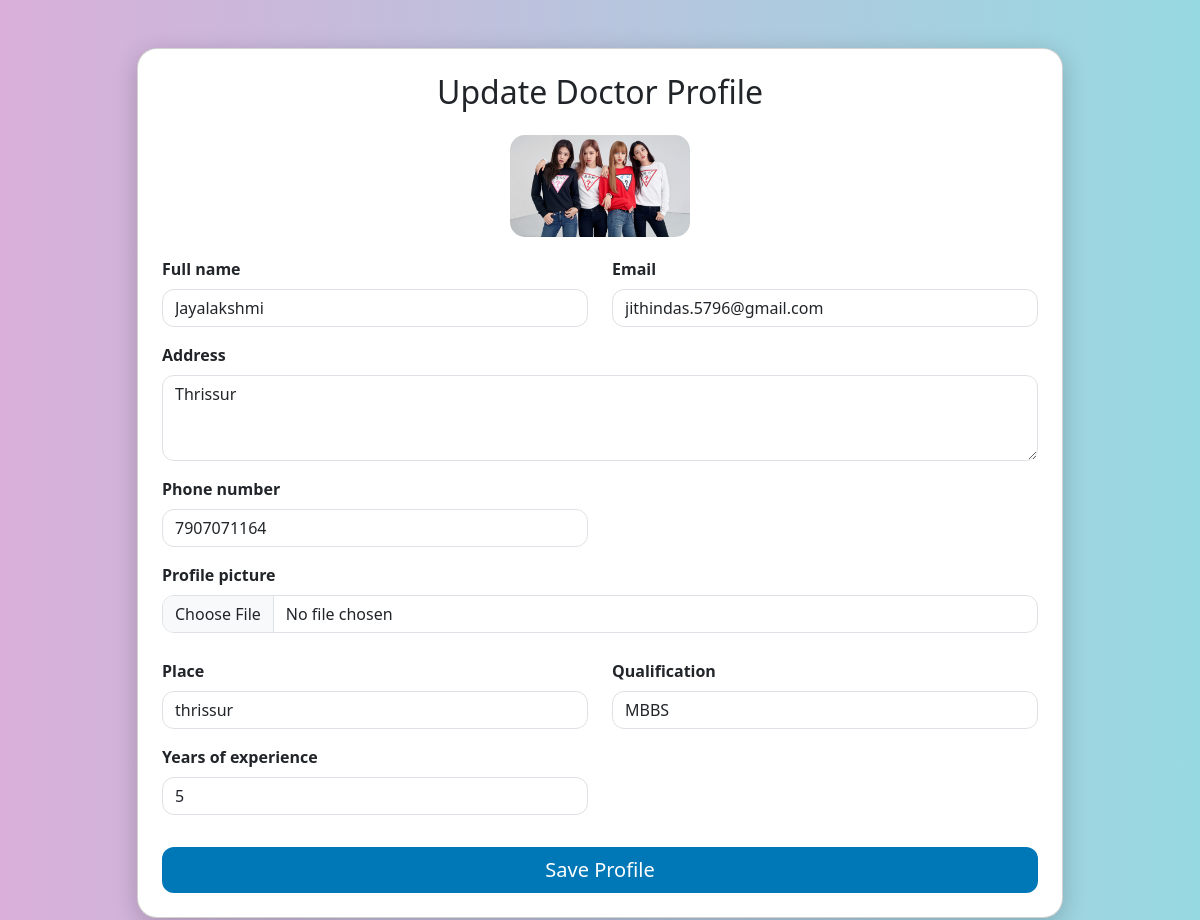
/doctor/doctor_profile_update/ (signed in), run on the app's committed database.
### doctor/models.py (models this page shows, shortened)
class Doctor_Profile(models.Model):
    user = models.ForeignKey(settings.AUTH_USER_MODEL, on_delete=models.CASCADE, related_name='doctor')
    full_name = models.CharField(max_length=100)
    email = models.EmailField()
    address = models.TextField()
    phone_number = models.CharField(max_length=10)
    profile_picture = models.ImageField(upload_to='images', blank=True, null=True)
    place = models.CharField(max_length=100)
    qualification = models.CharField(max_length=100)
    years_of_experience = models.PositiveIntegerField()
    is_approved=models.BooleanField(default=False,null=True,blank=True)

### doctor/views.py (the view, shortened to what this page needs)
# urls.py: path('doctor_profile_update/', Doctor_Profile_Update_View.as_view(), name='doctor_profile_update'),
class Doctor_Profile_Update_View(View):
    def get(self, request):
        profile = get_object_or_404(Doctor_Profile, user=request.user)
        form = Doctor_Profile_Form(instance=profile)
        return render(request, 'doctor_profile.html', {'form': form})

### doctor/templates/doctor_profile.html (shortened to what this page needs)
{% load static %}
<!DOCTYPE html>
<html lang="en">
<head>
    <link href="https://cdn.jsdelivr.net/npm/bootstrap@5.3.0/dist/css/bootstrap.min.css" rel="stylesheet">
</head>
<body>
<div class="container py-5">
    <div class="row justify-content-center">
        <div class="col-lg-10">
            <div class="card p-4">
                <h2 class="text-center mb-4">Update Doctor Profile</h2>
                {% if form.instance.profile_picture %}
                    <img src="{{ form.instance.profile_picture.url }}" alt="Profile Picture"
                         class="profile-top-img">
                {% endif %}
                <form method="post" enctype="multipart/form-data">
                    <div class="row">
                        {% for field in form %}
                            {% if field.name == "address" or field.name == "profile_picture" %}
                                <div class="mb-3 col-md-12">
                            {% else %}
                                <div class="mb-3 col-md-6">
                            {% endif %}
                                    <label for="{{ field.id_for_label }}" class="form-label">{{ field.label }}</label>
                                    {{ field }}
                                </div>
                        {% endfor %}
                    </div>
                    <div class="d-grid mt-3">
                        <button type="submit" class="btn btn-primary btn-lg">Save Profile</button>
                    </div>
                </form>
            </div>
        </div>
    </div>
</div>
</body>
</html>

### doctor/templates/doctor_profile.html (style rules this page uses)
body { background: linear-gradient(to right, #d9afd9, #97d9e1); min-height: 100vh; font-family: 'Segoe UI', sans-serif; }
.card { border-radius: 20px; box-shadow: 0 6px 25px rgba(0, 0, 0, 0.2); background-color: #fff; }
.form-label { font-weight: 600; }
.form-control { border-radius: 12px; }
.btn-primary { border-radius: 12px; background-color: #0077b6; border: none; }
.profile-top-img { max-width: 180px; height: auto; border-radius: 15px; margin: 0 auto 20px; display: block; }

### data on the page
Doctor_Profile: instance.profile_picture (picture), form "Jayalakshmi" "jithindas.5796@gmail.com" "Thrissur" "7907071164" "thrissur" "MBBS" "5"

### other printed values
{{ field.label }} "Full name" "Email" "Address" "Phone number" "Profile picture" "Place" "Qualification" "Years of experience"
